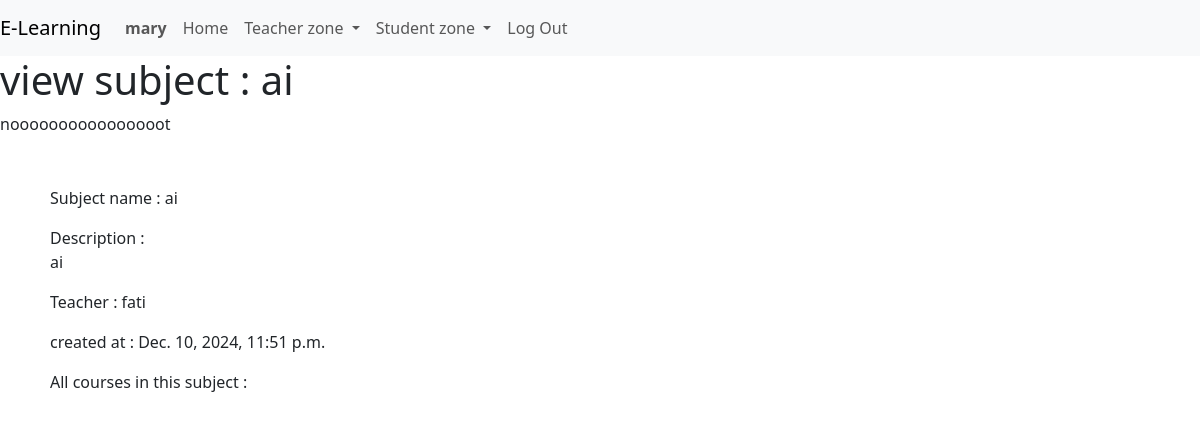
/subject/ai (signed in), run on an earlier commit of the app's database.
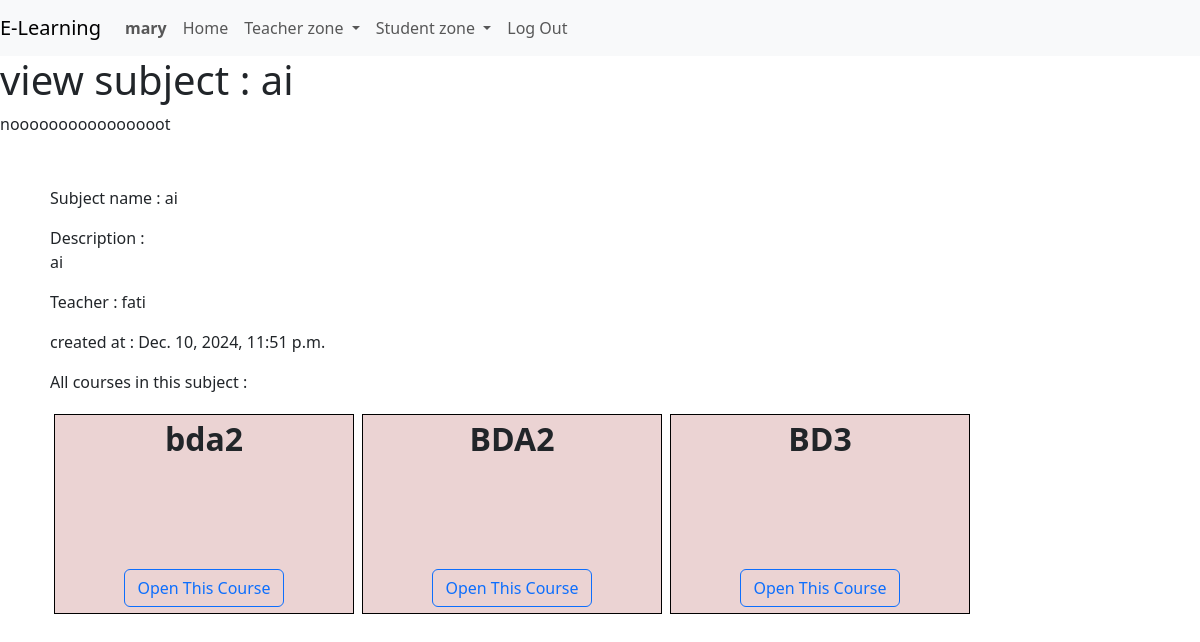
And on a later commit of the database.
### e_learning/models.py (models this page shows, shortened)
class Course(models.Model):
    course_name = models.CharField(max_length=100, unique=True)
    created_at = models.DateTimeField(auto_now_add=True)
    course_content=models.TextField(blank=True)
    course_documents=models.FileField(upload_to='documents/',null=True,blank=True)
    course_image=models.ImageField(upload_to='img/',null=True,blank=True)
    is_open=models.BooleanField(default=False)

### e_learning/views.py (the view)
# urls.py: path("subject/<str:name>",views.subject,name="subject"),
@login_required
def subject(request,name):
    user=request.user
    user1=User.objects.get(username=user)
    teachers=Teacher.objects.all()
    try:
        student=Student.objects.get(student_user=user1)
        student_user=student.student_user
        student_name=student_user.username
    except Student.DoesNotExist:
        student=0
        student_name=0
    subject = Subject.objects.get(subject_name=name)
    courses = subject.course.all()
    print(user,student_name)
    opened_courses = opened_course.objects.filter(student__student_user=user).values_list('course', flat=True)
    for course in courses:
         course.is_open = course.id in opened_courses
    return render(request, "e_learning/subject.html",{
        "subject": subject,
        "teachers":teachers,
        "student_name":student_name,
        "courses": courses,
        "userr": user.username,
    })

### e_learning/templates/e_learning/subject.html (shortened to what this page needs)
{% extends "e_learning/layout.html" %}
{% load static %}
{% block body %}
 <h1>view subject : {{subject.subject_name}} </h1>
 {% if userr == student_name %}
       <div style="display: flex ; margin: 20px;">
        <form action="{% url 'enrolling' subject.subject_name %}" method="POST" style="margin-right: 50px;">
            {% csrf_token %}
            <button type="submit" class="btn btn-outline-danger">enroll</button>
            </form>
            <form action="{% url 'unenrolling' subject.subject_name  %}" method="POST">
              {% csrf_token %}
              <button type="submit" class="btn btn-outline-danger">Unenroll</button>
              </form>
        </div>
    {% else %}
    <label>noooooooooooooooot</label>
        {% endif %}
<div style="margin: 50px; font: 2em ;;">
    <p>Subject name : {{subject.subject_name}}    </p>
    <p>Description : <br>{{subject.subject_description}}    </p>
    <p> Teacher : {{subject.teacher.teacher_user}}    </p>
    <p> created at : {{subject.created_at}}    </p>
    <p> All courses in this subject :
        <br>
        <div style="display: flex;">{% for course in courses %}
            {% if course.is_open %}
            <div class="course" id="{{ course.course_name }}" style="border: solid 1px black; width: 300px; height: 200px; font-size: 2em; margin: 4px; text-align: center; background-color: grey;">
                <strong>{{ course.course_name }}</strong>
                <br>
                <span class="status">
                        <span style="color: green;">Opened</span>
                    {% else %}
                    <div class="course" id="{{ course.course_name }}" style="border: solid 1px black; width: 300px; height: 200px; font-size: 2em; margin: 4px; text-align: center; background-color: rgb(235, 211, 211);">
                        <strong>{{ course.course_name }}</strong>
                        <br>
                    {% endif %}
                <br>
                <a href="{% url 'course' course.course_name %}" id="{{ course.course_name }}" class="btn btn-outline-primary" style="position: relative; margin-bottom: -100px;">Open This Course</a>
            </div>
        {% endfor %}</div>
    </p>
</div>
{% endblock %}

What changed in the data, as far as the page shows it:
added Course: course_name "bda2"
added Course: course_name "BDA2"
added Course: course_name "BD3"
